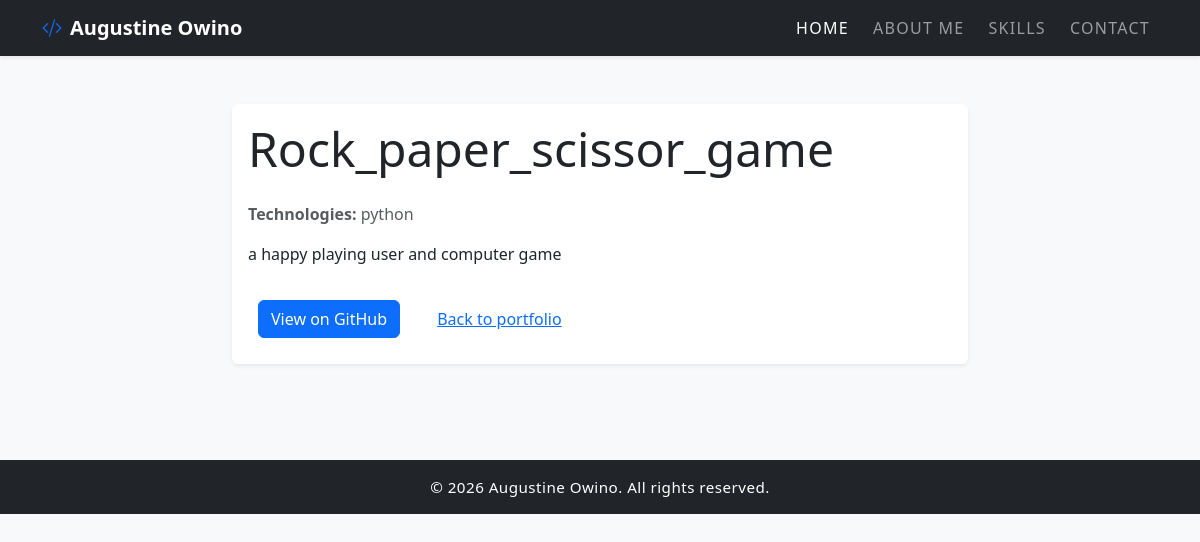
Screenshot of /project/2/ with the database file from the repository.
### projects/models.py (models this page shows, shortened)
class Project(models.Model):
    title = models.CharField(max_length=100)
    description = models.TextField()
    technology = models.CharField(max_length=50) # e.g. "Django, Bootstrap"
    github_link = models.URLField(blank=True)

### projects/views.py (the view)
# urls.py: path('project/<int:pk>/', views.project_detail, name='project_detail'),
def project_detail(request, pk):
    project = get_object_or_404(Project, pk=pk)
    return render(request, 'projects/project_detail.html', {'project': project})

### projects/templates/projects/project_detail.html
{% extends "projects/base.html" %}
{% block content %}
<section class="container py-5">
    <div class="row justify-content-center">
        <div class="col-lg-8">
            <div class="card shadow-sm border-0">
                <div class="card-body">
                    <h1 class="card-title display-5 mb-4">{{ project.title }}</h1>
                    <p class="text-muted mb-3"><strong>Technologies:</strong> {{ project.technology }}</p>
                    <p class="card-text mb-4">{{ project.description }}</p>
                    {% if project.github_link %}
                        <a href="{{ project.github_link }}" target="_blank" class="btn btn-primary">View on GitHub</a>
                    {% endif %}
                    <a href="{% url 'portfolio_index' %}" class="btn btn-link">Back to portfolio</a>
                </div>
            </div>
        </div>
    </div>
</section>
{% endblock content %}

### projects/static/stile.css (style rules this page uses)
.btn { display: inline-block; padding: 12px 30px; margin: 10px; font-size: 16px; font-weight: bold; text-decoration: none; border-radius: 8px; transition: background 0.3s ease; }
.btn-primary { background-color: #0066ff; color: white; border: 2px solid #0066ff; }

### projects/templates/projects/base.html (style rules this page uses)
html { scroll-behavior: smooth; }
body { background-color: #f8f9fa; }

### rows the page displays
Project: title "Rock_paper_scissor_game", technology "python", description "a happy playing user and computer game"
